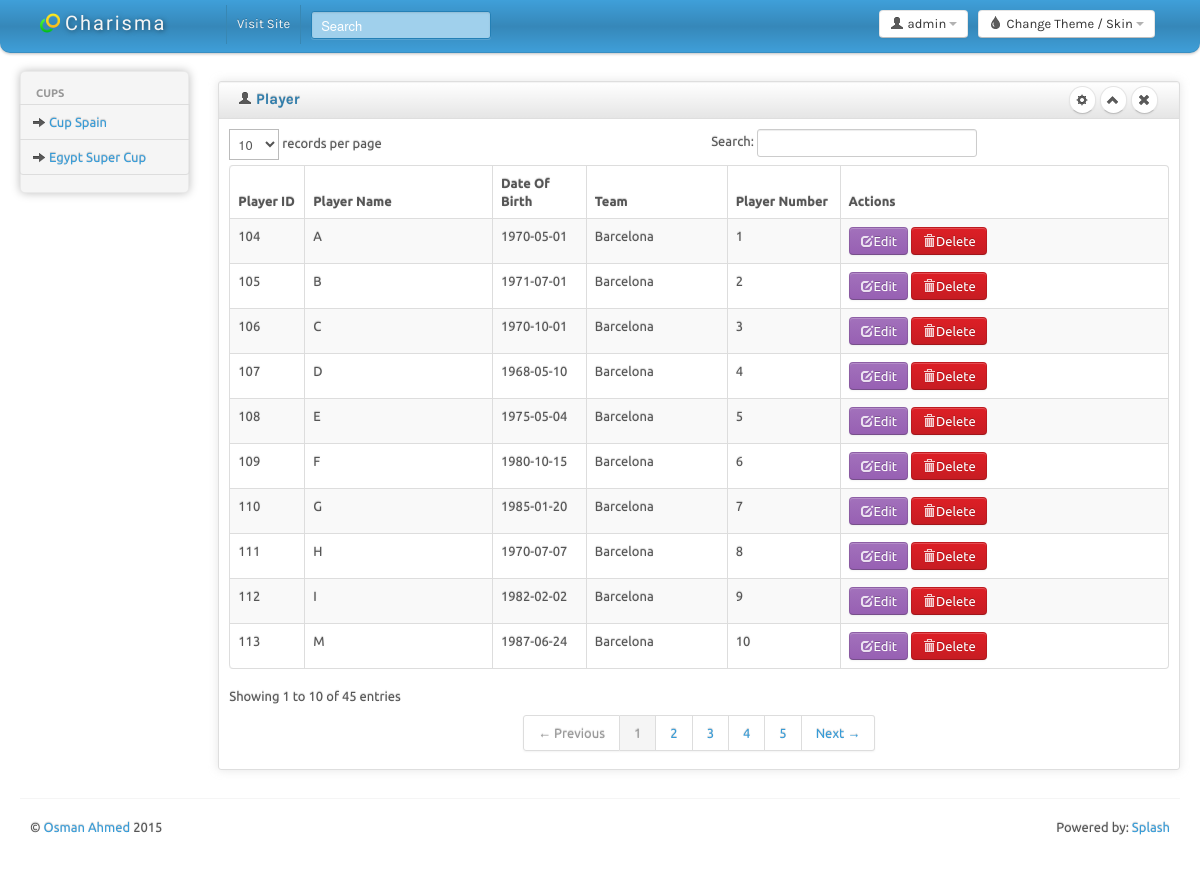
Screenshot of /cuptrack/player.php with the database file from the repository.
### tables this page shows
CREATE TABLE IF NOT EXISTS `cup` (
  `CupID` int(3) NOT NULL,
  `Name` varchar(300) NOT NULL,
  `Start` date NOT NULL,
  `End` date NOT NULL
);

CREATE TABLE IF NOT EXISTS `player` (
  `PlayerID` int(10) NOT NULL,
  `PlayerName` varchar(300) NOT NULL,
  `DOB` date NOT NULL,
  `TeamID` int(4) NOT NULL,
  `PlayerNum` int(2) NOT NULL
);

CREATE TABLE IF NOT EXISTS `team` (
  `TeamID` int(5) NOT NULL,
  `Name` varchar(300) NOT NULL,
  `CoachID` int(5) NOT NULL
);

### cuptrack/player.php (the view, shortened to what this page needs)
<!DOCTYPE html>
<html lang="en">
<head>
	<link id="bs-css" href="css/bootstrap-cerulean.css" rel="stylesheet">
	<link href="css/bootstrap-responsive.css" rel="stylesheet">
	<link href="css/charisma-app.css" rel="stylesheet">
	<link href="css/jquery-ui-1.8.21.custom.css" rel="stylesheet">
	<link href='css/fullcalendar.css' rel='stylesheet'>
	<link href='css/fullcalendar.print.css' rel='stylesheet'  media='print'>
	<link href='css/chosen.css' rel='stylesheet'>
	<link href='css/uniform.default.css' rel='stylesheet'>
	<link href='css/colorbox.css' rel='stylesheet'>
	<link href='css/jquery.cleditor.css' rel='stylesheet'>
	<link href='css/jquery.noty.css' rel='stylesheet'>
	<link href='css/noty_theme_default.css' rel='stylesheet'>
	<link href='css/elfinder.min.css' rel='stylesheet'>
	<link href='css/elfinder.theme.css' rel='stylesheet'>
	<link href='css/jquery.iphone.toggle.css' rel='stylesheet'>
	<link href='css/opa-icons.css' rel='stylesheet'>
	<link href='css/uploadify.css' rel='stylesheet'>
</head>
<body>
	<div class="navbar">
		<div class="navbar-inner">
			<div class="container-fluid">
				<a class="brand" href="index.html"> <img alt="Charisma Logo" src="img/logo20.png" /> <span>Charisma</span></a>
				<div class="btn-group pull-right theme-container" >
					<a class="btn dropdown-toggle" data-toggle="dropdown" href="#">
						<i class="icon-tint"></i><span class="hidden-phone"> Change Theme / Skin</span>
						<span class="caret"></span>
					</a>
				</div>
				<div class="btn-group pull-right" >
					<a class="btn dropdown-toggle" data-toggle="dropdown" href="#">
						<i class="icon-user"></i><span class="hidden-phone"> admin</span>
						<span class="caret"></span>
					</a>
				</div>
				<div class="top-nav nav-collapse">
					<ul class="nav">
						<li><a href="#">Visit Site</a></li>
						<li>
							<form class="navbar-search pull-left">
								<input placeholder="Search" class="search-query span2" name="query" type="text">
							</form>
						</li>
					</ul>
				</div>
			</div>
		</div>
	</div>
		<div class="container-fluid">
		<div class="row-fluid">
			<div class="span2 main-menu-span">
				<div class="well nav-collapse sidebar-nav">
        <? require_once "rightmenu.php"; ?>
				</div>
			</div>
                <div id="content" class="span10">
<div class="row-fluid sortable">
<div class="box span12">
<div class="box-header well" data-original-title>
<h2><i class="icon-user"></i> Player</h2>
<div class="box-icon">
<a href="AddPlayer.php" class="btn  btn-round"><i class="icon-cog"></i></a>
<a href="#" class="btn btn-minimize btn-round"><i class="icon-chevron-up"></i></a>
<a href="#" class="btn btn-close btn-round"><i class="icon-remove"></i></a>
</div>
</div>
<div class="box-content">
<table class="table table-striped table-bordered bootstrap-datatable datatable">
<thead>
<tr>
<th width="8%">Player ID</th>
<th width="20%">Player Name</th>
<th width="10%">Date Of Birth</th>
<th width="15%">Team</th>
<th width="12%">Player Number</th>
<th width="35%">Actions</th>
</tr>
</thead>
<tbody>
<?
$GetPlayer = mysql_query("SELECT player.`PlayerID` AS PlayerID, player.`PlayerName` As PlayerName, player.`DOB` AS DOB, team.Name AS TeamName, player.`PlayerNum` AS PlayerNum FROM `player` inner join team on (player.TeamID = team.TeamID) order by player.`PlayerName` ASC");
while($GetPlayerFetch = mysql_fetch_array($GetPlayer)){
?>
    <tr>
    <td><? echo $GetPlayerFetch[PlayerID]; ?></td>
    <td class="center"><? echo $GetPlayerFetch[PlayerName]; ?></td>
    <td class="center"><? echo $GetPlayerFetch[DOB]; ?></td>
    <td class="center"><? echo $GetPlayerFetch[TeamName]; ?></td>
    <td class="center"><? echo $GetPlayerFetch[PlayerNum]; ?></td>
    <td class="center">
    <a class="btn btn-info" href="PlayerEdit.php?ID=<? echo $GetPlayerFetch[PlayerID]; ?>"><i class="icon-edit icon-white"></i>Edit</a>
    <a class="btn btn-danger" href="PlayerDelete.php?ID=<? echo $GetPlayerFetch[PlayerID]; ?>"><i class="icon-trash icon-white"></i>Delete</a>
    </td>
    </tr>
<? } ?>
</tbody>
</table>
</div>
</div>
</div>
                </div>
			</div>
		<hr>
		<footer>
			<p class="pull-left">&copy; <a href="#">Osman Ahmed</a> 2015</p>
			<p class="pull-right">Powered by: <a href="#">Splash</a></p>
		</footer>
	</div>
</body>
</html>

### cuptrack/rightmenu.php
<ul class="nav nav-tabs nav-stacked main-menu">
<li class="nav-header hidden-tablet">Cups</li>
<?
$GetCup = mysql_query("SELECT cup.CupID, cup.Name, cup.Start, cup.End FROM cup ORDER BY cup.Name ASC");
while($GetCupFetch = mysql_fetch_array($GetCup)){
?>
<li><a class="ajax-link" href="cupschdule.php?ID=<? echo $GetCupFetch['CupID']; ?>"><i class="icon-arrow-right"></i><span class="hidden-tablet"> <? echo $GetCupFetch['Name']; ?></span></a></li>
<? } ?>
</ul>

### cuptrack/css/charisma-app.css (style rules this page uses)
.box { border: 1px solid #DEDEDE; border-radius:3px; -webkit-border-radius:3px; -moz-border-radius:3px; margin-top: 10px; margin-bottom: 10px ; box-shadow: 0 0 10px rgba(189, 189, 189, 0.4); -webkit-box-shadow: 0 0 10px rgba(189, 189, 189, 0.4); -moz-box-shadow: 0 0 10px rgba(189, 189, 189, 0.4); }
.box-header { border:none; padding-top:5px; border-bottom: 1px solid #DEDEDE; border-radius:3px 3px 0 0; -webkit-border-radius:3px 3px 0 0; -moz-border-radius:3px 3px 0 0; height:12px; min-height:12px; margin-bottom: 0; cursor:move; font-weight:bold; font-size:16px; background: -moz-linear-gradient(top, rgba(255,255,255,0) 0%, rgba(0,0,0,0.1) 100%); background: -webkit-gradient(linear, left top, left bottom, color-stop(0%,rgba(255,255,255,0)), color-stop(100%,rgba(0,0,0,0.1))); background: -webkit-linear-gradient(top, rgba(255,255,255,0) 0%,rgba(0,0,0,0.1) 100%); background: -o-linear-gradient(top, rgba(255,255,255,0) 0%,rgba(0,0,0,0.1) 100%); background: -ms-linear-gradient(top, rgba(255,255,255,0) 0%,rgba(0,0,0,0.1) 100%); background: linear-gradient(to bottom, rgba(255,255,255,0) 0%,rgba(0,0,0,0.1) 100%); filter: progid:DXImageTransform.Microsoft.gradient( startColorstr='#00ffffff', endColorstr='#1a000000',GradientType=0 ); }
.box-header h2 { font-size:15px; width:auto; clear:none; float:left; line-height:25px; white-space: nowrap; }
.box-header h2 > i { margin-top:1px; }
.box-icon { float:right; }
.box-icon a { clear:none; float:left; margin:0 2px; height: 18px; width:5px; margin-top: -1px; }
.box-icon a i { margin-left:-4.5px; }
.box-content { padding:10px; }
.btn-round { border-radius: 40px; -webkit-border-radius: 40px; -moz-border-radius: 40px; font-size:12px; padding-top:4px; }
footer { clear:both; }
footer .pull-right { float:right; margin-right:10px; }
footer .pull-left { float:left; margin-left:10px; }
.sidebar-nav { min-height:0; box-shadow: 0 0 10px #BDBDBD; -webkit-box-shadow: 0 0 10px #BDBDBD; -moz-box-shadow: 0 0 10px #BDBDBD; border-radius: 5px; -webkit-border-radius: 5px; -moz-border-radius: 5px; margin-bottom: 0; padding-bottom:0; }
.sidebar-nav > ul > li:not(.nav-header) { margin-right:-2px; margin-left:-2px; }
.brand { font-family: 'Shojumaru', cursive, Arial, serif; letter-spacing:2px; text-shadow:1px 1px 5px rgba(0, 0, 0, 0.5); width:166px; }
.brand img { float:left; height:20px; width:20px; margin-right:5px; }
.brand span { float:left; }
.navbar-search { margin-left:10px; }
.navbar-inner { border-radius:0 0 10px 10px; -webkit-border-radius:0 0 10px 10px; -moz-border-radius:0 0 10px 10px; padding-top:5px; padding-bottom:5px; }
.pull-left { float:left !important; }
.pull-right { float:right !important; }

### cuptrack/player.php (style rules this page uses)
body { padding-bottom: 40px; }
.sidebar-nav { padding: 9px 0; }

### rows the page displays
cup: Name "Cup Spain"
cup: Name "Egypt Super Cup"
player: PlayerID "104", PlayerName "A", DOB "1970-05-01", TeamID.Name "Barcelona", PlayerNum "1"
player: PlayerID "105", PlayerName "B", DOB "1971-07-01", TeamID.Name "Barcelona", PlayerNum "2"
player: PlayerID "106", PlayerName "C", DOB "1970-10-01", TeamID.Name "Barcelona", PlayerNum "3"
player: PlayerID "107", PlayerName "D", DOB "1968-05-10", TeamID.Name "Barcelona", PlayerNum "4"
player: PlayerID "108", PlayerName "E", DOB "1975-05-04", TeamID.Name "Barcelona", PlayerNum "5"
player: PlayerID "109", PlayerName "F", DOB "1980-10-15", TeamID.Name "Barcelona", PlayerNum "6"
player: PlayerID "110", PlayerName "G", DOB "1985-01-20", TeamID.Name "Barcelona", PlayerNum "7"
player: PlayerID "111", PlayerName "H", DOB "1970-07-07", TeamID.Name "Barcelona", PlayerNum "8"
player: PlayerID "112", PlayerName "I", DOB "1982-02-02", TeamID.Name "Barcelona", PlayerNum "9"
player: PlayerID "113", PlayerName "M", DOB "1987-06-24", TeamID.Name "Barcelona", PlayerNum "10"
